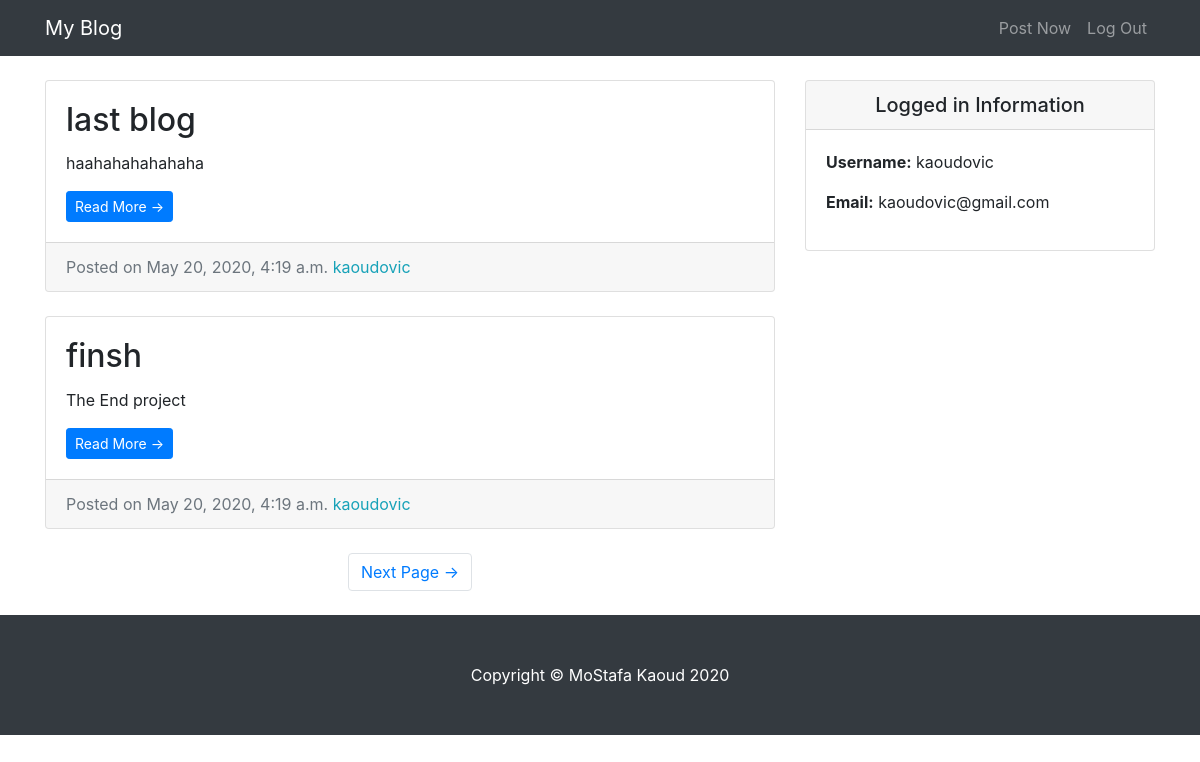
The app's page / (signed in) with its own data.
### entries/models.py (models this page shows, shortened)
class Entry(models.Model):
    entry_title = models.CharField(max_length=50)
    entry_text = models.TextField()
    entry_date = models.DateTimeField(auto_now_add=True)
    entry_auther = models.ForeignKey(User, on_delete=models.CASCADE)
    class Meta:
        verbose_name_plural = "entries"

### entries/views.py (the view)
# urls.py: path('',HomeView.as_view(),name='blog-home'),
class HomeView(LoginRequiredMixin,ListView):
    model=Entry
    template_name = 'entries/index.html'
    context_object_name = "blog_entries"
    ordering = ['-entry_date']
    paginate_by = 2

### entries/templates/entries/index.html (shortened to what this page needs)
{% extends "entries/base.html" %}
{% block content %}
      <div class="col-md-8">
      {% for x in blog_entries %}
        <div class="card mb-4 mt-4">
          <div class="card-body">
            <h2 class="card-title">{{ x.entry_title}}</h2>
            <p class="card-text">{{ x.entry_text|truncatechars:200}}</p>
            <a href="{% url 'blog-home' %}" class="btn btn-primary btn-sm">Read More &rarr;</a>
          </div>
          <div class="card-footer text-muted">
            Posted on {{ x.entry_date}}
            <span class= "text-info mr-2">{{ x.entry_auther}}</span>
          </div>
        </div>
       {% endfor %}
         {% if is_paginated %}
        <ul class="pagination justify-content-center mb-4">
            {% if page_obj.has_next %}
          <li class="page-item">
            <a class="page-link" href="?page={{ page_obj.next_page_number}}">Next Page &rarr;</a>
          </li>
            {% endif %}
        </ul>
            {%endif %}
      </div>
{% endblock %}

### entries/templates/entries/base.html (shortened to what this page needs)
{% load static%}
<html lang="en">
<head>
  <link href="{% static 'entries/vendor/bootstrap/css/bootstrap.min.css' %}" rel="stylesheet">
  <link href="{% static 'entries/css/blog-home.css' %}" rel="stylesheet">
</head>
<body>
  <nav class="navbar navbar-expand-lg navbar-dark bg-dark fixed-top">
    <div class="container">
      <a class="navbar-brand" href="{% url 'blog-home'%}">My Blog</a>
      <div class="collapse navbar-collapse" id="navbarResponsive">
        <ul class="navbar-nav ml-auto">
          <li class="nav-item">
            <a class="nav-link" href="{% url 'create_entry'%}">Post Now</a>
          </li>
          <li class="nav-item">
            <a class="nav-link" href="{% url 'logout' %}">Log Out</a>
          </li>
        </ul>
      </div>
    </div>
  </nav>
  <div class="container">
    <div class="row">
     {% block content %} {% endblock %}
    <div class="col-md-4">
      <div class="card my-4">
          <h5 class="card-header text-center">Logged in Information</h5>
          <div class="card-body">
            <ul class="list-unstyled mb-0">
                <li>
                    <p> <strong>Username:</strong> {{ user.username}} </p>
                </li>
                <li>
                    <p> <strong>Email:</strong> {{ user.email}}</p>
                </li>
            </ul>
          </div>
        </div>
      </div>
    </div>
  </div>
  <footer class="py-5 bg-dark">
    <div class="container">
      <p class="m-0 text-center text-white">Copyright &copy; MoStafa Kaoud 2020</p>
    </div>
  </footer>
</body>
</html>

### entries/static/entries/css/blog-home.css (style rules this page uses)
body { padding-top: 56px; }

### records on screen
Entry: entry_title "last blog", entry_text "haahahahahahaha", entry_date "May 20, 2020, 4:19 a.m.", entry_auther "kaoudovic"
Entry: entry_title "finsh", entry_text "The End project", entry_date "May 20, 2020, 4:19 a.m.", entry_auther "kaoudovic"

### other values on screen
{{ user.username }} "kaoudovic"
{{ user.email }} "kaoudovic@gmail.com"
